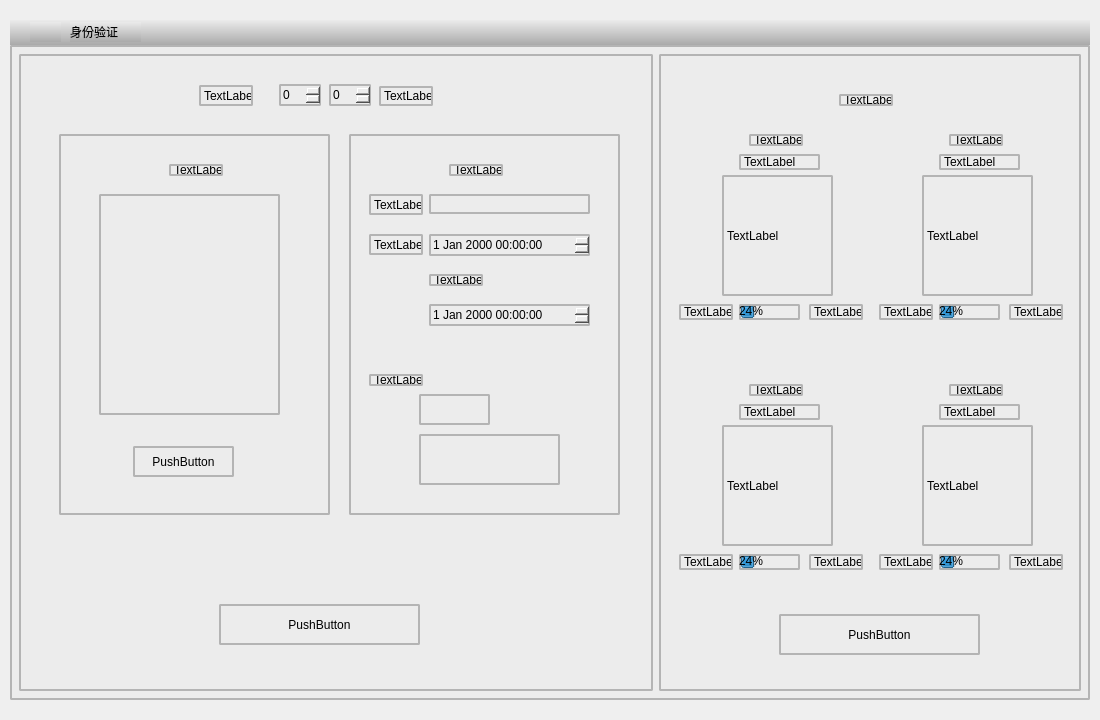
<?xml version="1.0" encoding="UTF-8"?>
<ui version="4.0">
 <class>FaceHistoryCompare2</class>
 <widget class="QWidget" name="FaceHistoryCompare2">
  <property name="geometry">
   <rect>
    <x>0</x>
    <y>0</y>
    <width>1100</width>
    <height>720</height>
   </rect>
  </property>
  <property name="windowTitle">
   <string>Form</string>
  </property>
  <layout class="QVBoxLayout" name="verticalLayout">
   <property name="spacing">
    <number>0</number>
   </property>
   <property name="leftMargin">
    <number>10</number>
   </property>
   <property name="topMargin">
    <number>20</number>
   </property>
   <property name="rightMargin">
    <number>10</number>
   </property>
   <property name="bottomMargin">
    <number>20</number>
   </property>
   <item>
    <widget class="QWidget" name="widget" native="true">
     <layout class="QVBoxLayout" name="verticalLayout_2" stretch="3,2">
      <property name="spacing">
       <number>0</number>
      </property>
      <property name="leftMargin">
       <number>0</number>
      </property>
      <property name="topMargin">
       <number>0</number>
      </property>
      <property name="rightMargin">
       <number>0</number>
      </property>
      <property name="bottomMargin">
       <number>0</number>
      </property>
      <item>
       <widget class="QWidget" name="widget_3" native="true">
        <property name="minimumSize">
         <size>
          <width>0</width>
          <height>25</height>
         </size>
        </property>
        <property name="maximumSize">
         <size>
          <width>16777215</width>
          <height>25</height>
         </size>
        </property>
        <property name="styleSheet">
         <string notr="true">border-radius:0px;
background-color: qlineargradient(spread:pad, x1:0, y1:0, x2:0, y2:1, stop:0 rgba(235, 235, 235, 255), stop:1 rgba(170, 170, 170, 255));</string>
        </property>
        <widget class="QLabel" name="label">
         <property name="geometry">
          <rect>
           <x>20</x>
           <y>2</y>
           <width>31</width>
           <height>20</height>
          </rect>
         </property>
         <property name="styleSheet">
          <string notr="true">border:none</string>
         </property>
         <property name="text">
          <string/>
         </property>
         <property name="pixmap">
          <pixmap resource="../Resouce.qrc">:/images/身份验证.png</pixmap>
         </property>
        </widget>
        <widget class="QLabel" name="label_2">
         <property name="geometry">
          <rect>
           <x>60</x>
           <y>2</y>
           <width>71</width>
           <height>20</height>
          </rect>
         </property>
         <property name="styleSheet">
          <string notr="true">border:none;
font: 11pt &quot;黑体&quot;;</string>
         </property>
         <property name="text">
          <string>身份验证</string>
         </property>
        </widget>
       </widget>
      </item>
      <item>
       <widget class="QWidget" name="widget_2" native="true">
        <property name="styleSheet">
         <string notr="true">border:2px solid rgb(180,180,180);
border-radius:2px;
background-color:rgb(236,236,236)</string>
        </property>
        <layout class="QHBoxLayout" name="horizontalLayout" stretch="3,2">
         <item>
          <widget class="QWidget" name="widget_4" native="true">
           <widget class="QWidget" name="widget_6" native="true">
            <property name="geometry">
             <rect>
              <x>40</x>
              <y>80</y>
              <width>271</width>
              <height>381</height>
             </rect>
            </property>
            <widget class="QLabel" name="label_3">
             <property name="geometry">
              <rect>
               <x>110</x>
               <y>30</y>
               <width>54</width>
               <height>12</height>
              </rect>
             </property>
             <property name="text">
              <string>TextLabel</string>
             </property>
            </widget>
            <widget class="QLabel" name="label_4">
             <property name="geometry">
              <rect>
               <x>40</x>
               <y>60</y>
               <width>181</width>
               <height>221</height>
              </rect>
             </property>
             <property name="text">
              <string/>
             </property>
            </widget>
            <widget class="QPushButton" name="pushButton_2">
             <property name="geometry">
              <rect>
               <x>74</x>
               <y>312</y>
               <width>101</width>
               <height>31</height>
              </rect>
             </property>
             <property name="text">
              <string>PushButton</string>
             </property>
            </widget>
           </widget>
           <widget class="QWidget" name="widget_7" native="true">
            <property name="geometry">
             <rect>
              <x>330</x>
              <y>80</y>
              <width>271</width>
              <height>381</height>
             </rect>
            </property>
            <widget class="QLabel" name="label_5">
             <property name="geometry">
              <rect>
               <x>100</x>
               <y>30</y>
               <width>54</width>
               <height>12</height>
              </rect>
             </property>
             <property name="text">
              <string>TextLabel</string>
             </property>
            </widget>
            <widget class="QLineEdit" name="lineEdit">
             <property name="geometry">
              <rect>
               <x>80</x>
               <y>60</y>
               <width>161</width>
               <height>20</height>
              </rect>
             </property>
            </widget>
            <widget class="QLabel" name="label_6">
             <property name="geometry">
              <rect>
               <x>80</x>
               <y>140</y>
               <width>54</width>
               <height>12</height>
              </rect>
             </property>
             <property name="text">
              <string>TextLabel</string>
             </property>
            </widget>
            <widget class="QLabel" name="label_24">
             <property name="geometry">
              <rect>
               <x>20</x>
               <y>60</y>
               <width>54</width>
               <height>21</height>
              </rect>
             </property>
             <property name="text">
              <string>TextLabel</string>
             </property>
            </widget>
            <widget class="QLabel" name="label_25">
             <property name="geometry">
              <rect>
               <x>20</x>
               <y>100</y>
               <width>54</width>
               <height>21</height>
              </rect>
             </property>
             <property name="text">
              <string>TextLabel</string>
             </property>
            </widget>
            <widget class="QDateTimeEdit" name="dateTimeEdit">
             <property name="geometry">
              <rect>
               <x>80</x>
               <y>100</y>
               <width>161</width>
               <height>22</height>
              </rect>
             </property>
            </widget>
            <widget class="QDateTimeEdit" name="dateTimeEdit_2">
             <property name="geometry">
              <rect>
               <x>80</x>
               <y>170</y>
               <width>161</width>
               <height>22</height>
              </rect>
             </property>
            </widget>
            <widget class="QLabel" name="label_7">
             <property name="geometry">
              <rect>
               <x>20</x>
               <y>240</y>
               <width>54</width>
               <height>12</height>
              </rect>
             </property>
             <property name="text">
              <string>TextLabel</string>
             </property>
            </widget>
            <widget class="QWidget" name="widget_8" native="true">
             <property name="geometry">
              <rect>
               <x>70</x>
               <y>260</y>
               <width>71</width>
               <height>31</height>
              </rect>
             </property>
            </widget>
            <widget class="QWidget" name="widget_9" native="true">
             <property name="geometry">
              <rect>
               <x>70</x>
               <y>300</y>
               <width>141</width>
               <height>51</height>
              </rect>
             </property>
            </widget>
           </widget>
           <widget class="QPushButton" name="pushButton">
            <property name="geometry">
             <rect>
              <x>200</x>
              <y>550</y>
              <width>201</width>
              <height>41</height>
             </rect>
            </property>
            <property name="text">
             <string>PushButton</string>
            </property>
           </widget>
           <widget class="QLabel" name="label_22">
            <property name="geometry">
             <rect>
              <x>180</x>
              <y>31</y>
              <width>54</width>
              <height>21</height>
             </rect>
            </property>
            <property name="text">
             <string>TextLabel</string>
            </property>
           </widget>
           <widget class="QLabel" name="label_23">
            <property name="geometry">
             <rect>
              <x>360</x>
              <y>32</y>
              <width>54</width>
              <height>20</height>
             </rect>
            </property>
            <property name="text">
             <string>TextLabel</string>
            </property>
           </widget>
           <widget class="QSpinBox" name="spinBox">
            <property name="geometry">
             <rect>
              <x>260</x>
              <y>30</y>
              <width>42</width>
              <height>22</height>
             </rect>
            </property>
           </widget>
           <widget class="QSpinBox" name="spinBox_2">
            <property name="geometry">
             <rect>
              <x>310</x>
              <y>30</y>
              <width>42</width>
              <height>22</height>
             </rect>
            </property>
           </widget>
          </widget>
         </item>
         <item>
          <widget class="QWidget" name="widget_5" native="true">
           <widget class="QLabel" name="label_13">
            <property name="geometry">
             <rect>
              <x>180</x>
              <y>40</y>
              <width>54</width>
              <height>12</height>
             </rect>
            </property>
            <property name="text">
             <string>TextLabel</string>
            </property>
           </widget>
           <widget class="QLabel" name="label_14">
            <property name="geometry">
             <rect>
              <x>63</x>
              <y>121</y>
              <width>111</width>
              <height>121</height>
             </rect>
            </property>
            <property name="text">
             <string>TextLabel</string>
            </property>
           </widget>
           <widget class="QLabel" name="label_16">
            <property name="geometry">
             <rect>
              <x>20</x>
              <y>250</y>
              <width>54</width>
              <height>16</height>
             </rect>
            </property>
            <property name="text">
             <string>TextLabel</string>
            </property>
           </widget>
           <widget class="QLabel" name="label_17">
            <property name="geometry">
             <rect>
              <x>150</x>
              <y>250</y>
              <width>54</width>
              <height>16</height>
             </rect>
            </property>
            <property name="text">
             <string>TextLabel</string>
            </property>
           </widget>
           <widget class="QProgressBar" name="progressBar">
            <property name="geometry">
             <rect>
              <x>80</x>
              <y>250</y>
              <width>61</width>
              <height>16</height>
             </rect>
            </property>
            <property name="value">
             <number>24</number>
            </property>
           </widget>
           <widget class="QLabel" name="label_8">
            <property name="geometry">
             <rect>
              <x>90</x>
              <y>80</y>
              <width>54</width>
              <height>12</height>
             </rect>
            </property>
            <property name="text">
             <string>TextLabel</string>
            </property>
           </widget>
           <widget class="QLabel" name="label_9">
            <property name="geometry">
             <rect>
              <x>80</x>
              <y>100</y>
              <width>81</width>
              <height>16</height>
             </rect>
            </property>
            <property name="text">
             <string>TextLabel</string>
            </property>
           </widget>
           <widget class="QLabel" name="label_10">
            <property name="geometry">
             <rect>
              <x>290</x>
              <y>80</y>
              <width>54</width>
              <height>12</height>
             </rect>
            </property>
            <property name="text">
             <string>TextLabel</string>
            </property>
           </widget>
           <widget class="QLabel" name="label_11">
            <property name="geometry">
             <rect>
              <x>280</x>
              <y>100</y>
              <width>81</width>
              <height>16</height>
             </rect>
            </property>
            <property name="text">
             <string>TextLabel</string>
            </property>
           </widget>
           <widget class="QLabel" name="label_15">
            <property name="geometry">
             <rect>
              <x>263</x>
              <y>121</y>
              <width>111</width>
              <height>121</height>
             </rect>
            </property>
            <property name="text">
             <string>TextLabel</string>
            </property>
           </widget>
           <widget class="QLabel" name="label_18">
            <property name="geometry">
             <rect>
              <x>220</x>
              <y>250</y>
              <width>54</width>
              <height>16</height>
             </rect>
            </property>
            <property name="text">
             <string>TextLabel</string>
            </property>
           </widget>
           <widget class="QProgressBar" name="progressBar_2">
            <property name="geometry">
             <rect>
              <x>280</x>
              <y>250</y>
              <width>61</width>
              <height>16</height>
             </rect>
            </property>
            <property name="value">
             <number>24</number>
            </property>
           </widget>
           <widget class="QLabel" name="label_19">
            <property name="geometry">
             <rect>
              <x>350</x>
              <y>250</y>
              <width>54</width>
              <height>16</height>
             </rect>
            </property>
            <property name="text">
             <string>TextLabel</string>
            </property>
           </widget>
           <widget class="QLabel" name="label_12">
            <property name="geometry">
             <rect>
              <x>90</x>
              <y>330</y>
              <width>54</width>
              <height>12</height>
             </rect>
            </property>
            <property name="text">
             <string>TextLabel</string>
            </property>
           </widget>
           <widget class="QLabel" name="label_20">
            <property name="geometry">
             <rect>
              <x>80</x>
              <y>350</y>
              <width>81</width>
              <height>16</height>
             </rect>
            </property>
            <property name="text">
             <string>TextLabel</string>
            </property>
           </widget>
           <widget class="QLabel" name="label_21">
            <property name="geometry">
             <rect>
              <x>63</x>
              <y>371</y>
              <width>111</width>
              <height>121</height>
             </rect>
            </property>
            <property name="text">
             <string>TextLabel</string>
            </property>
           </widget>
           <widget class="QLabel" name="label_26">
            <property name="geometry">
             <rect>
              <x>20</x>
              <y>500</y>
              <width>54</width>
              <height>16</height>
             </rect>
            </property>
            <property name="text">
             <string>TextLabel</string>
            </property>
           </widget>
           <widget class="QProgressBar" name="progressBar_3">
            <property name="geometry">
             <rect>
              <x>80</x>
              <y>500</y>
              <width>61</width>
              <height>16</height>
             </rect>
            </property>
            <property name="value">
             <number>24</number>
            </property>
           </widget>
           <widget class="QLabel" name="label_27">
            <property name="geometry">
             <rect>
              <x>150</x>
              <y>500</y>
              <width>54</width>
              <height>16</height>
             </rect>
            </property>
            <property name="text">
             <string>TextLabel</string>
            </property>
           </widget>
           <widget class="QLabel" name="label_28">
            <property name="geometry">
             <rect>
              <x>290</x>
              <y>330</y>
              <width>54</width>
              <height>12</height>
             </rect>
            </property>
            <property name="text">
             <string>TextLabel</string>
            </property>
           </widget>
           <widget class="QLabel" name="label_29">
            <property name="geometry">
             <rect>
              <x>280</x>
              <y>350</y>
              <width>81</width>
              <height>16</height>
             </rect>
            </property>
            <property name="text">
             <string>TextLabel</string>
            </property>
           </widget>
           <widget class="QLabel" name="label_30">
            <property name="geometry">
             <rect>
              <x>263</x>
              <y>371</y>
              <width>111</width>
              <height>121</height>
             </rect>
            </property>
            <property name="text">
             <string>TextLabel</string>
            </property>
           </widget>
           <widget class="QLabel" name="label_31">
            <property name="geometry">
             <rect>
              <x>220</x>
              <y>500</y>
              <width>54</width>
              <height>16</height>
             </rect>
            </property>
            <property name="text">
             <string>TextLabel</string>
            </property>
           </widget>
           <widget class="QProgressBar" name="progressBar_4">
            <property name="geometry">
             <rect>
              <x>280</x>
              <y>500</y>
              <width>61</width>
              <height>16</height>
             </rect>
            </property>
            <property name="value">
             <number>24</number>
            </property>
           </widget>
           <widget class="QLabel" name="label_32">
            <property name="geometry">
             <rect>
              <x>350</x>
              <y>500</y>
              <width>54</width>
              <height>16</height>
             </rect>
            </property>
            <property name="text">
             <string>TextLabel</string>
            </property>
           </widget>
           <widget class="QPushButton" name="pushButton_3">
            <property name="geometry">
             <rect>
              <x>120</x>
              <y>560</y>
              <width>201</width>
              <height>41</height>
             </rect>
            </property>
            <property name="text">
             <string>PushButton</string>
            </property>
           </widget>
           <zorder>label_13</zorder>
           <zorder>label_14</zorder>
           <zorder>label_16</zorder>
           <zorder>label_17</zorder>
           <zorder>progressBar</zorder>
           <zorder>widget_4</zorder>
           <zorder>label_8</zorder>
           <zorder>label_9</zorder>
           <zorder>label_10</zorder>
           <zorder>label_11</zorder>
           <zorder>label_15</zorder>
           <zorder>label_18</zorder>
           <zorder>progressBar_2</zorder>
           <zorder>label_19</zorder>
           <zorder>label_12</zorder>
           <zorder>label_20</zorder>
           <zorder>label_21</zorder>
           <zorder>label_26</zorder>
           <zorder>progressBar_3</zorder>
           <zorder>label_27</zorder>
           <zorder>label_28</zorder>
           <zorder>label_29</zorder>
           <zorder>label_30</zorder>
           <zorder>label_31</zorder>
           <zorder>progressBar_4</zorder>
           <zorder>label_32</zorder>
           <zorder>pushButton_3</zorder>
          </widget>
         </item>
        </layout>
       </widget>
      </item>
     </layout>
    </widget>
   </item>
  </layout>
 </widget>
 <resources>
  <include location="../Resouce.qrc"/>
 </resources>
 <connections/>
</ui>
